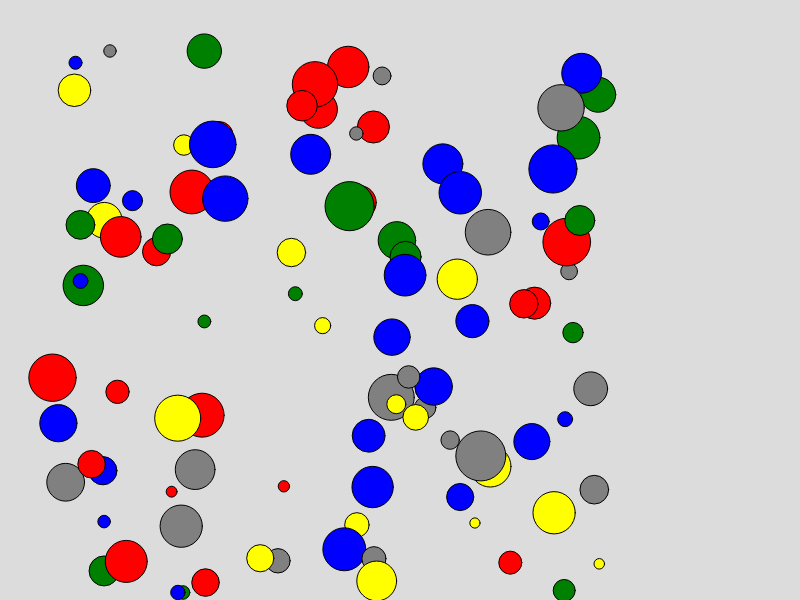
Frame 1 (no input)
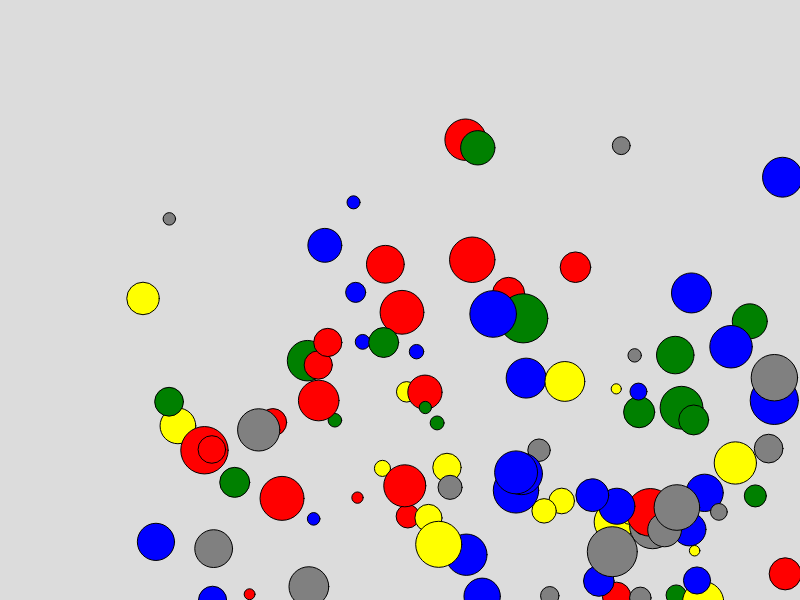
Frame 60 (no input)
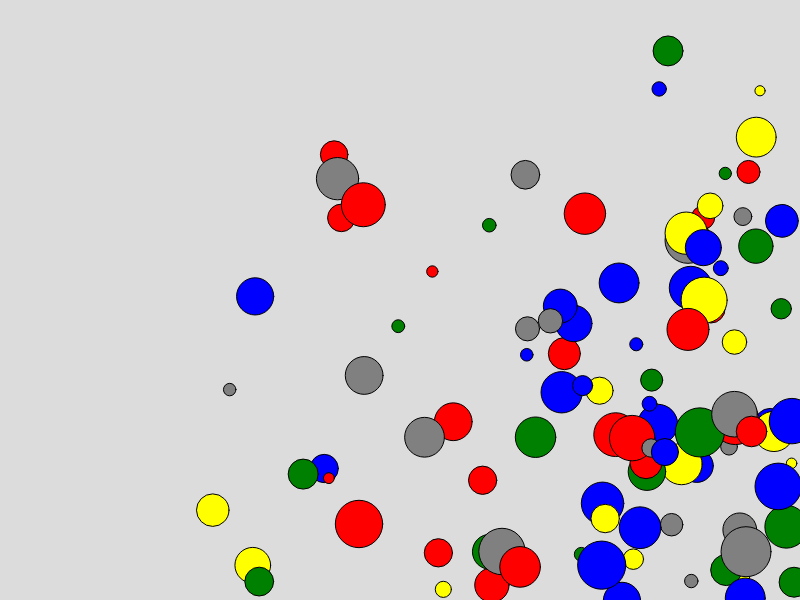
Frame 120 (the mouse pressed at the canvas centre since frame 60)

The p5.js sketch that drew these frames (run headless with seeded random() and noise() and a simulated clock; from frame 60 on, the mouse is pressed at the canvas centre):

// p5.js sketch
// ── sketch.js
let cirkels = []

function setup() {
  createCanvas(800, 600);

  for (let i = 0; i < 100; i++) {
    let cirkel = {
      xPositie: random(50, 600),
      yPositie: random(50, 600),
      radius: random(10, 50),
      kleur: random(['red', 'blue', 'yellow', 'green', 'gray']),
      snelheidX: random(1, 5),
      snelheidY: random(1, 5)
    }

    cirkels.push(cirkel);
  }
}

function draw() {
  background(220);
  for (let i = 0; i < cirkels.length; i++) {
    let huidigecirkel = cirkels[i];

    // Tekenen van de cirkel
    fill(huidigecirkel.kleur);
    circle(huidigecirkel.xPositie, huidigecirkel.yPositie, huidigecirkel.radius);

    // Positie van de cirkel veranderen: oftewel BEWEGEN
    huidigecirkel.xPositie = huidigecirkel.xPositie + huidigecirkel.snelheidX;
    huidigecirkel.yPositie = huidigecirkel.yPositie + huidigecirkel.snelheidY;

    // Als de xPositie van de cirkel kleiner is dan 0, dan gaat ie links uit het scherm.
    // Dus we moeten de snelheid omdraaien
    if (huidigecirkel.xPositie < 0) {
      huidigecirkel.snelheidX *= -1.0;
    }

    // Als de xPositie van de cirkel groter is dan width, dan gaat ie rechts het scherm uit
    // dus moeten we ook de snelheid omdraaien
    if (huidigecirkel.xPositie > width) {
      huidigecirkel.snelheidX *= -1.0;
    }
    // Als de y positie van de cirkel kleiner is dan 0, dan is ie aan de bovenkant uit het scherm
    if (huidigecirkel.yPositie < 0){
      huidigecirkel.snelheidY *= -1.0;
    }
    if (huidigecirkel.yPositie > height) {
      huidigecirkel.snelheidY *= -1.0;
    }
  }
}

function mousePressed(){
  if (mouseButton == "left"){
    for (let i = 0; i < cirkels.length; i++) {
      let huidigeCirkel = cirkels[i];
      let afstand = dist(mouseX, mouseY, huidigeCirkel.xPositie, huidigeCirkel.yPositie);

      // Als de afstand tussen de muis en het midden van de cirkel kleiner is dan de radius
      // dan hebben we in de cirkel geklikt.
      if (afstand < huidigeCirkel.radius){
        huidigeCirkel.kleur = "red";
      }

    }
  }
}
